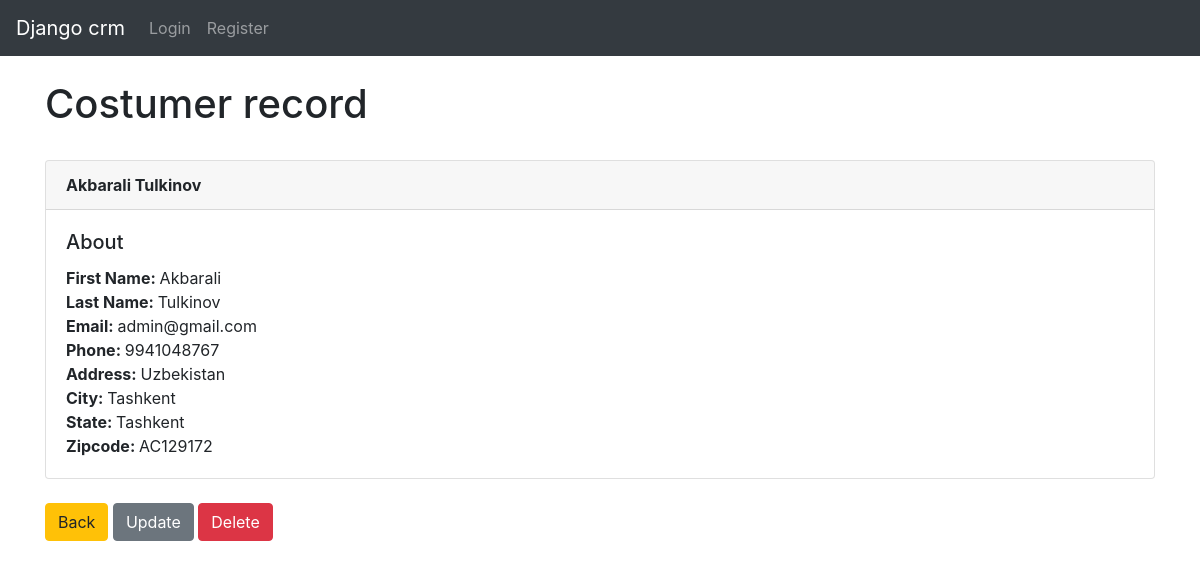
Page /record/6/ on the committed database.
### app/models.py (models this page shows, shortened)
class Record(models.Model):
    created_at = models.DateTimeField(auto_now_add=True)
    first_name = models.CharField(max_length=50)
    last_name = models.CharField(max_length=50)
    email = models.CharField(max_length=200)
    phone = models.CharField(max_length=50)
    address = models.CharField(max_length=50)
    city = models.CharField(max_length=50)
    state = models.CharField(max_length=50)
    zipcode = models.CharField(max_length=50)

### app/views.py (the view)
# urls.py: path('record/<int:pk>/', views.costumer_record, name="record"),
def costumer_record(request, pk):
    record = Record.objects.get(id=pk)
    return render(request, "record.html", {'record': record})

### app/templates/record.html
{% extends 'base.html' %}
{% block content %}
   <h1>Costumer record</h1> <br>
   <div class="card">
      <div class="card-header">
        <strong>{{ record.first_name }} {{ record.last_name }}</strong>
      </div>
          <div class="card-body">
            <h5 class="card-title">About</h5>
            <p class="card-text">
                <strong>First Name: </strong>{{ record.first_name }}<br>
                <strong>Last Name: </strong>{{ record.last_name }}<br>
                <strong>Email: </strong>{{ record.email }}<br>
                <strong>Phone: </strong>{{ record.phone }}<br>
                <strong>Address: </strong>{{ record.address }}<br>
                <strong>City: </strong>{{ record.city }}<br>
                <strong>State: </strong>{{ record.state }}<br>
                <strong>Zipcode: </strong>{{ record.zipcode }}<br>
            </p>
          </div>
    </div>
<br>
        <p>
           <a href="{% url 'home' %}" class="btn btn-warning">Back</a>
              <a href="{% url 'update' record.id %}" class="btn btn-secondary">Update</a>
              <a href="{% url 'delete' record.id %}" class="btn btn-danger">Delete</a>
        </p>
{% endblock content %}

### rows in the picture
Record: first_name "Akbarali", last_name "Tulkinov", email "admin@gmail.com", phone "9941048767", address "Uzbekistan", city "Tashkent", state "Tashkent", zipcode "AC129172"
